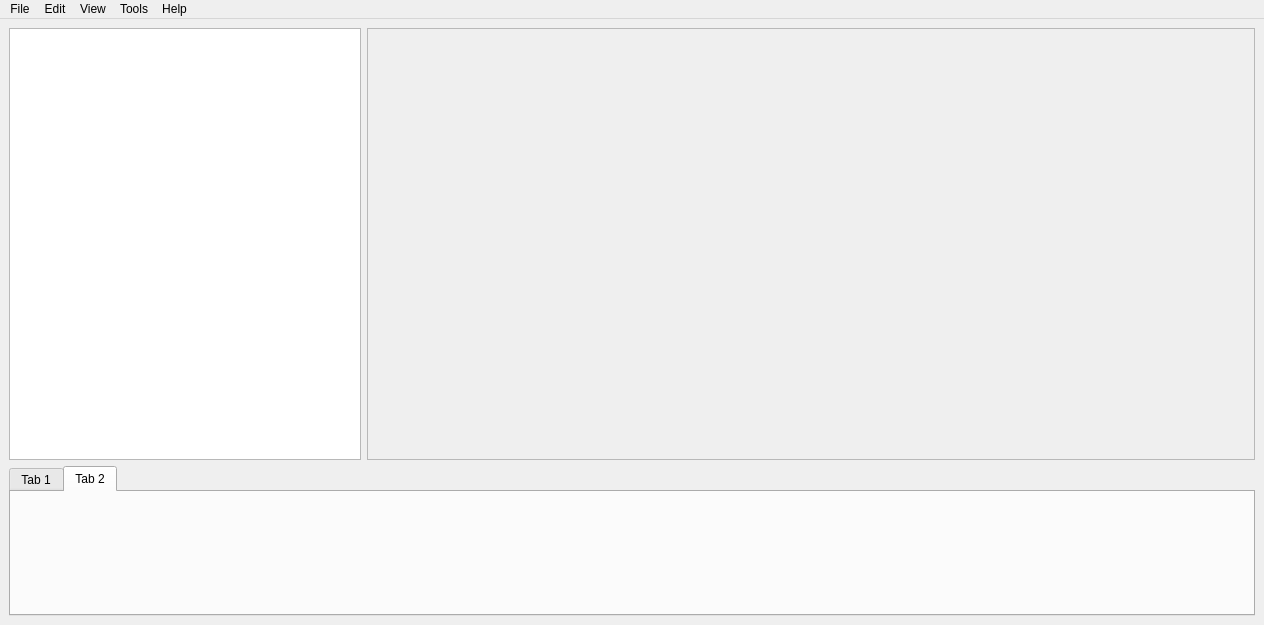
<?xml version="1.0" encoding="UTF-8"?>
<ui version="4.0">
 <class>GDSoft</class>
 <widget class="QMainWindow" name="GDSoft">
  <property name="geometry">
   <rect>
    <x>0</x>
    <y>0</y>
    <width>1264</width>
    <height>625</height>
   </rect>
  </property>
  <property name="sizePolicy">
   <sizepolicy hsizetype="Maximum" vsizetype="Maximum">
    <horstretch>0</horstretch>
    <verstretch>0</verstretch>
   </sizepolicy>
  </property>
  <property name="windowTitle">
   <string>Soft</string>
  </property>
  <property name="autoFillBackground">
   <bool>true</bool>
  </property>
  <property name="styleSheet">
   <string notr="true">QMainWindow{

}</string>
  </property>
  <property name="iconSize">
   <size>
    <width>61</width>
    <height>61</height>
   </size>
  </property>
  <widget class="QWidget" name="centralwidget">
   <layout class="QGridLayout" name="gridLayout">
    <item row="0" column="1" colspan="4">
     <widget class="QFrame" name="frame">
      <property name="sizePolicy">
       <sizepolicy hsizetype="Expanding" vsizetype="Expanding">
        <horstretch>0</horstretch>
        <verstretch>0</verstretch>
       </sizepolicy>
      </property>
      <property name="minimumSize">
       <size>
        <width>0</width>
        <height>0</height>
       </size>
      </property>
      <property name="styleSheet">
       <string notr="true"/>
      </property>
      <property name="frameShape">
       <enum>QFrame::StyledPanel</enum>
      </property>
      <property name="frameShadow">
       <enum>QFrame::Raised</enum>
      </property>
     </widget>
    </item>
    <item row="0" column="0">
     <widget class="QListWidget" name="listWidget">
      <property name="enabled">
       <bool>true</bool>
      </property>
      <property name="minimumSize">
       <size>
        <width>350</width>
        <height>200</height>
       </size>
      </property>
      <property name="maximumSize">
       <size>
        <width>352</width>
        <height>733</height>
       </size>
      </property>
      <property name="autoScroll">
       <bool>true</bool>
      </property>
      <property name="selectionMode">
       <enum>QAbstractItemView::NoSelection</enum>
      </property>
      <property name="textElideMode">
       <enum>Qt::ElideRight</enum>
      </property>
      <property name="verticalScrollMode">
       <enum>QAbstractItemView::ScrollPerItem</enum>
      </property>
     </widget>
    </item>
    <item row="3" column="0" colspan="5">
     <widget class="QTabWidget" name="tabWidget">
      <property name="sizePolicy">
       <sizepolicy hsizetype="Expanding" vsizetype="Preferred">
        <horstretch>0</horstretch>
        <verstretch>0</verstretch>
       </sizepolicy>
      </property>
      <property name="minimumSize">
       <size>
        <width>0</width>
        <height>150</height>
       </size>
      </property>
      <property name="maximumSize">
       <size>
        <width>16777215</width>
        <height>200</height>
       </size>
      </property>
      <property name="layoutDirection">
       <enum>Qt::LeftToRight</enum>
      </property>
      <property name="autoFillBackground">
       <bool>false</bool>
      </property>
      <property name="styleSheet">
       <string notr="true">QTabWidget{
}</string>
      </property>
      <property name="currentIndex">
       <number>1</number>
      </property>
      <widget class="QWidget" name="tab">
       <property name="sizePolicy">
        <sizepolicy hsizetype="Expanding" vsizetype="Expanding">
         <horstretch>0</horstretch>
         <verstretch>0</verstretch>
        </sizepolicy>
       </property>
       <attribute name="title">
        <string>Tab 1</string>
       </attribute>
       <layout class="QGridLayout" name="gridLayout_2">
        <item row="0" column="1">
         <widget class="QLabel" name="label_5">
          <property name="layoutDirection">
           <enum>Qt::LeftToRight</enum>
          </property>
          <property name="autoFillBackground">
           <bool>false</bool>
          </property>
          <property name="styleSheet">
           <string notr="true">QLabel{
background-color: rgb(216, 231, 255);
	font: 75 16pt &quot;Segoe MDL2 Assets&quot;;
	
}</string>
          </property>
          <property name="inputMethodHints">
           <set>Qt::ImhNone</set>
          </property>
          <property name="text">
           <string>A</string>
          </property>
          <property name="alignment">
           <set>Qt::AlignCenter</set>
          </property>
         </widget>
        </item>
        <item row="0" column="0">
         <widget class="QLabel" name="label_2">
          <property name="styleSheet">
           <string notr="true">QLabel{
background-color:rgb(239, 242, 255);
	font: 75 12pt &quot;Segoe MDL2 Assets&quot;;
	
}</string>
          </property>
          <property name="text">
           <string/>
          </property>
          <property name="alignment">
           <set>Qt::AlignCenter</set>
          </property>
         </widget>
        </item>
        <item row="0" column="2">
         <widget class="QLabel" name="label_6">
          <property name="styleSheet">
           <string notr="true">QLabel{
background-color:  rgb(216, 231, 255);
	font: 75 16pt &quot;Segoe MDL2 Assets&quot;;


}
</string>
          </property>
          <property name="text">
           <string>B</string>
          </property>
          <property name="alignment">
           <set>Qt::AlignCenter</set>
          </property>
         </widget>
        </item>
        <item row="0" column="3">
         <widget class="QLabel" name="label_7">
          <property name="styleSheet">
           <string notr="true">QLabel{
background-color:  rgb(216, 231, 255);
	font: 75 16pt &quot;Segoe MDL2 Assets&quot;;

}</string>
          </property>
          <property name="text">
           <string>C</string>
          </property>
          <property name="alignment">
           <set>Qt::AlignCenter</set>
          </property>
         </widget>
        </item>
        <item row="1" column="1">
         <widget class="QLineEdit" name="lineEdit">
          <property name="sizePolicy">
           <sizepolicy hsizetype="Preferred" vsizetype="Preferred">
            <horstretch>0</horstretch>
            <verstretch>0</verstretch>
           </sizepolicy>
          </property>
          <property name="minimumSize">
           <size>
            <width>0</width>
            <height>0</height>
           </size>
          </property>
          <property name="mouseTracking">
           <bool>false</bool>
          </property>
          <property name="styleSheet">
           <string notr="true">QLineEdit{
	font: 12pt &quot;MS Shell Dlg 2&quot;;
   background-color: rgb(243, 255, 244);
}</string>
          </property>
          <property name="alignment">
           <set>Qt::AlignCenter</set>
          </property>
         </widget>
        </item>
        <item row="1" column="2">
         <widget class="QLineEdit" name="lineEdit_2">
          <property name="sizePolicy">
           <sizepolicy hsizetype="Preferred" vsizetype="Preferred">
            <horstretch>0</horstretch>
            <verstretch>0</verstretch>
           </sizepolicy>
          </property>
          <property name="styleSheet">
           <string notr="true">QLineEdit{
	font: 12pt &quot;MS Shell Dlg 2&quot;;
   background-color: rgb(243, 255, 244);
}</string>
          </property>
          <property name="alignment">
           <set>Qt::AlignCenter</set>
          </property>
         </widget>
        </item>
        <item row="1" column="3">
         <widget class="QLineEdit" name="lineEdit_3">
          <property name="sizePolicy">
           <sizepolicy hsizetype="Preferred" vsizetype="Preferred">
            <horstretch>0</horstretch>
            <verstretch>0</verstretch>
           </sizepolicy>
          </property>
          <property name="styleSheet">
           <string notr="true">QLineEdit{
	font: 12pt &quot;MS Shell Dlg 2&quot;;
   background-color: rgb(243, 255, 244);
}</string>
          </property>
          <property name="alignment">
           <set>Qt::AlignCenter</set>
          </property>
         </widget>
        </item>
        <item row="1" column="0">
         <widget class="QLabel" name="reg">
          <property name="minimumSize">
           <size>
            <width>400</width>
            <height>0</height>
           </size>
          </property>
          <property name="styleSheet">
           <string notr="true">QLabel{
background-color:  rgb(239, 242, 255);
	font: 75 12pt &quot;Segoe MDL2 Assets&quot;;
	
}</string>
          </property>
          <property name="text">
           <string/>
          </property>
          <property name="alignment">
           <set>Qt::AlignCenter</set>
          </property>
         </widget>
        </item>
       </layout>
      </widget>
      <widget class="QWidget" name="tab_2">
       <property name="sizePolicy">
        <sizepolicy hsizetype="Expanding" vsizetype="Expanding">
         <horstretch>0</horstretch>
         <verstretch>0</verstretch>
        </sizepolicy>
       </property>
       <attribute name="title">
        <string>Tab 2</string>
       </attribute>
       <layout class="QGridLayout" name="gridLayout_3"/>
      </widget>
     </widget>
    </item>
   </layout>
  </widget>
  <widget class="QMenuBar" name="menuBar">
   <property name="geometry">
    <rect>
     <x>0</x>
     <y>0</y>
     <width>1264</width>
     <height>18</height>
    </rect>
   </property>
   <property name="styleSheet">
    <string notr="true"/>
   </property>
   <widget class="QMenu" name="menuFile">
    <property name="title">
     <string>File</string>
    </property>
    <addaction name="actionNew"/>
    <addaction name="separator"/>
    <addaction name="actionSave_2"/>
    <addaction name="separator"/>
    <addaction name="actionExit"/>
   </widget>
   <widget class="QMenu" name="menuTools">
    <property name="title">
     <string>Edit</string>
    </property>
   </widget>
   <widget class="QMenu" name="menuSetting">
    <property name="title">
     <string>Tools</string>
    </property>
   </widget>
   <widget class="QMenu" name="menuView">
    <property name="title">
     <string>View</string>
    </property>
   </widget>
   <widget class="QMenu" name="menuHelp">
    <property name="title">
     <string>Help</string>
    </property>
    <addaction name="actionAbout_as"/>
   </widget>
   <addaction name="menuFile"/>
   <addaction name="menuTools"/>
   <addaction name="menuView"/>
   <addaction name="menuSetting"/>
   <addaction name="menuHelp"/>
  </widget>
  <action name="actionTools">
   <property name="text">
    <string>tools</string>
   </property>
  </action>
  <action name="actionFlatness">
   <property name="text">
    <string>Planeite</string>
   </property>
  </action>
  <action name="action_2">
   <property name="icon">
    <iconset>
     <normaloff>CHebyshev.JPG</normaloff>CHebyshev.JPG</iconset>
   </property>
   <property name="text">
    <string>Tchebychev (Minimax)</string>
   </property>
   <property name="iconVisibleInMenu">
    <bool>true</bool>
   </property>
  </action>
  <action name="action_4">
   <property name="text">
    <string>...</string>
   </property>
  </action>
  <action name="actionNew">
   <property name="checkable">
    <bool>false</bool>
   </property>
   <property name="icon">
    <iconset>
     <normaloff>New.JPG</normaloff>New.JPG</iconset>
   </property>
   <property name="text">
    <string>Nouveau</string>
   </property>
  </action>
  <action name="actionOpen">
   <property name="text">
    <string>Open</string>
   </property>
  </action>
  <action name="actionSave">
   <property name="text">
    <string>Save</string>
   </property>
  </action>
  <action name="actionSave_2">
   <property name="icon">
    <iconset>
     <normaloff>save.JPG</normaloff>save.JPG</iconset>
   </property>
   <property name="text">
    <string>Enregistrer</string>
   </property>
  </action>
  <action name="actionSave_as">
   <property name="text">
    <string>Save as..</string>
   </property>
  </action>
  <action name="actionExit">
   <property name="icon">
    <iconset>
     <normaloff>Exit.JPG</normaloff>Exit.JPG</iconset>
   </property>
   <property name="text">
    <string>Quitter </string>
   </property>
  </action>
  <action name="actionHelp">
   <property name="text">
    <string>Help</string>
   </property>
  </action>
  <action name="actionAbout_as">
   <property name="icon">
    <iconset>
     <normaloff>Aide.JPG</normaloff>Aide.JPG</iconset>
   </property>
   <property name="text">
    <string>Aide</string>
   </property>
  </action>
  <action name="action3D_view">
   <property name="text">
    <string>3D Surface</string>
   </property>
  </action>
  <action name="action2D_view">
   <property name="text">
    <string>Cacher Surface 3D</string>
   </property>
  </action>
  <action name="actionCircularite">
   <property name="text">
    <string>Circularite</string>
   </property>
  </action>
  <action name="actionRectitude">
   <property name="text">
    <string>Rectitude</string>
   </property>
  </action>
  <action name="actionCramer">
   <property name="text">
    <string>Cramer</string>
   </property>
  </action>
  <action name="actionGuass_Piv_Tot">
   <property name="text">
    <string>Guass-Piv-Tot</string>
   </property>
  </action>
  <action name="actionGauss_Piv_Part">
   <property name="text">
    <string>Gauss-Piv-Part</string>
   </property>
  </action>
 </widget>
 <resources/>
 <connections/>
</ui>
